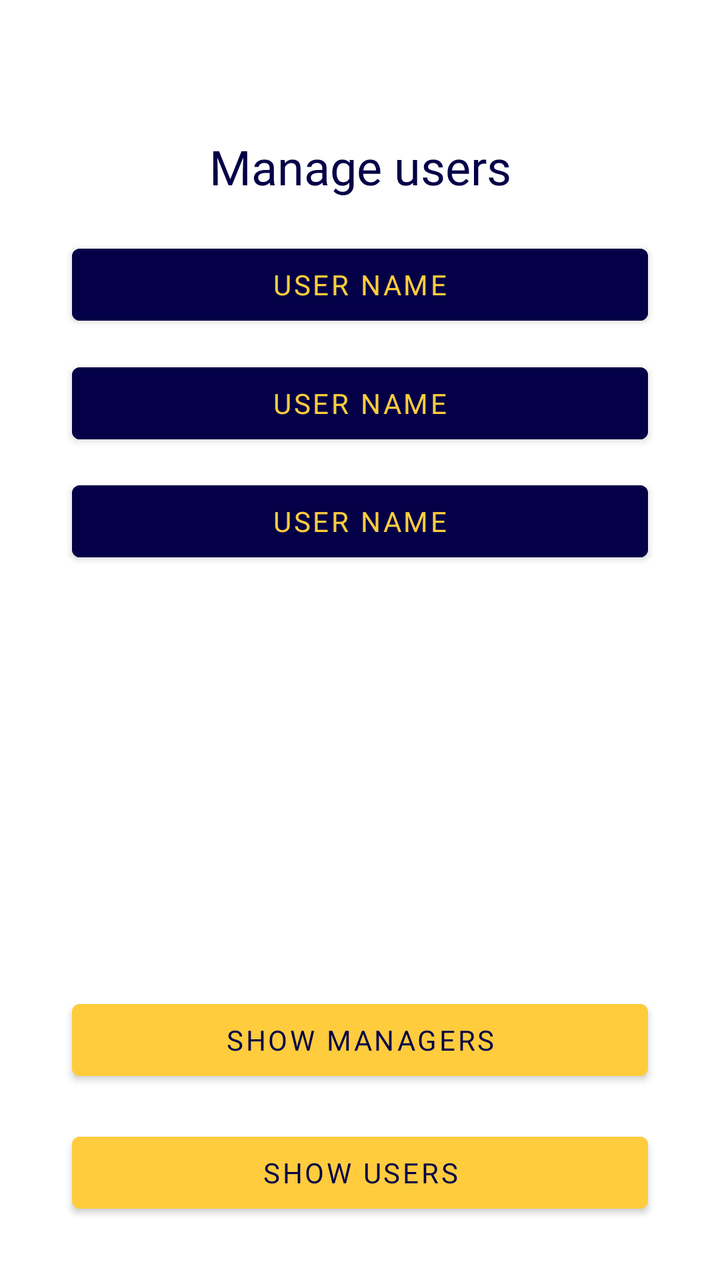
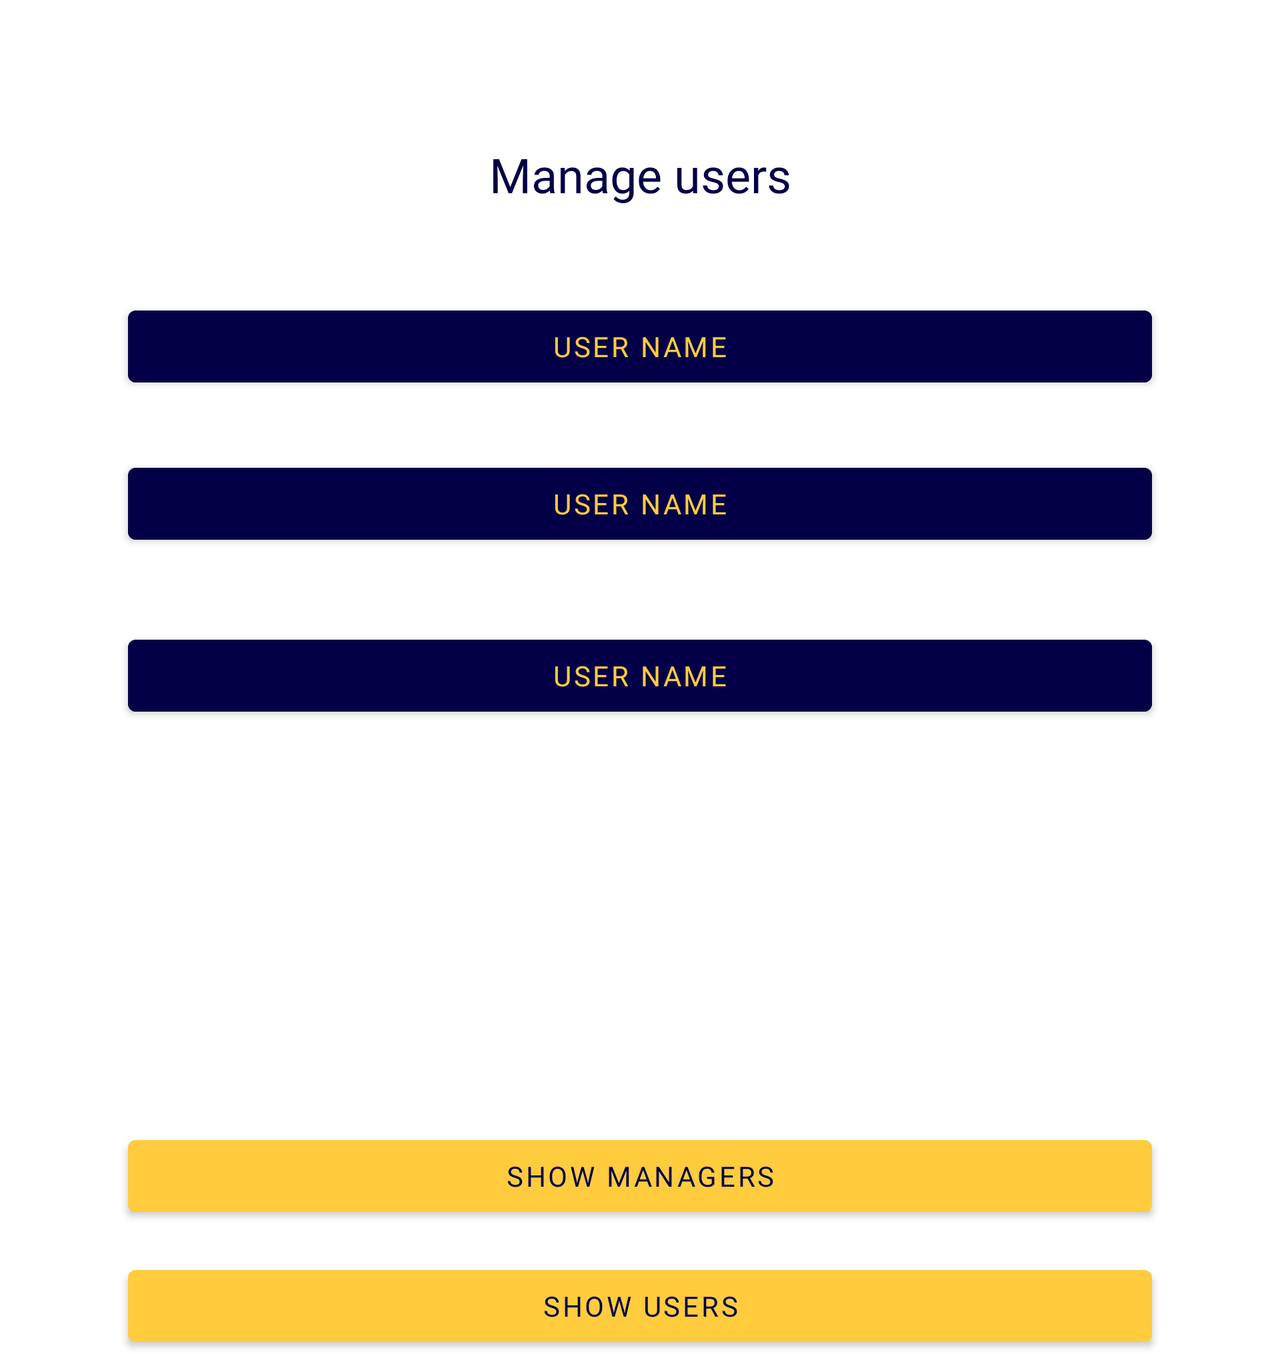

Two renders of one Android screen. The first uses the default layout on a phone; the second uses the alternative layout the repository ships for a different screen configuration, on a matching device. The two XML files are below.
<!-- AndroidManifest.xml: application theme Theme.MyApplication -->
<!-- res/layout/edit_users_admin.xml -->
<?xml version="1.0" encoding="utf-8"?>
<androidx.constraintlayout.widget.ConstraintLayout xmlns:android="http://schemas.android.com/apk/res/android"
    xmlns:app="http://schemas.android.com/apk/res-auto"
    xmlns:tools="http://schemas.android.com/tools"
    android:layout_width="match_parent"
    android:layout_height="match_parent"
    tools:context=".MainActivity_user">


    <TextView
        android:id="@+id/textView2"
        android:layout_width="0dp"
        android:layout_height="wrap_content"
        app:layout_constraintHorizontal_bias="0.5"
        app:layout_constraintVertical_bias="0.11"
        app:layout_constraintWidth_percent="0.8"
        android:fontFamily="@font/roboto_black"
        android:gravity="center"
        android:text="Manage users"
        android:textColor="#030047"
        app:layout_constraintBottom_toBottomOf="parent"
        app:layout_constraintEnd_toEndOf="parent"
        app:layout_constraintStart_toStartOf="parent"
        app:layout_constraintTop_toTopOf="parent"
        tools:textSize="24sp" />

    <Button
        android:id="@+id/button3"
        android:layout_width="0dp"
        android:layout_height="wrap_content"
        android:backgroundTint="@color/my_blue"
        android:fontFamily="@font/poppins"
        android:text="User name"
        android:textColor="@color/my_yellow"
        app:layout_constraintBottom_toBottomOf="parent"
        app:layout_constraintEnd_toEndOf="parent"
        app:layout_constraintHorizontal_bias="0.5"
        app:layout_constraintStart_toStartOf="parent"
        app:layout_constraintTop_toTopOf="parent"
        app:layout_constraintVertical_bias="0.2"
        app:layout_constraintWidth_percent="0.8" />
    <Button
        android:id="@+id/button4"
        android:layout_width="0dp"
        android:layout_height="wrap_content"
        android:backgroundTint="@color/my_blue"
        android:fontFamily="@font/poppins"
        android:text="User name"
        android:textColor="@color/my_yellow"
        app:layout_constraintBottom_toBottomOf="parent"
        app:layout_constraintEnd_toEndOf="parent"
        app:layout_constraintHorizontal_bias="0.5"
        app:layout_constraintStart_toStartOf="parent"
        app:layout_constraintTop_toTopOf="parent"
        app:layout_constraintVertical_bias="0.3"
        app:layout_constraintWidth_percent="0.8" />
    <Button
        android:id="@+id/button5"
        android:layout_width="0dp"
        android:layout_height="wrap_content"
        android:backgroundTint="@color/my_blue"
        android:fontFamily="@font/poppins"
        android:text="User name"
        android:textColor="@color/my_yellow"
        app:layout_constraintBottom_toBottomOf="parent"
        app:layout_constraintEnd_toEndOf="parent"
        app:layout_constraintHorizontal_bias="0.5"
        app:layout_constraintStart_toStartOf="parent"
        app:layout_constraintTop_toTopOf="parent"
        app:layout_constraintVertical_bias="0.4"
        app:layout_constraintWidth_percent="0.8" />

    <Button
        android:id="@+id/buttonuser"
        android:layout_width="0dp"
        android:layout_height="wrap_content"
        app:layout_constraintHorizontal_bias="0.5"
        app:layout_constraintVertical_bias="0.95"
        app:layout_constraintWidth_percent="0.8"
        android:backgroundTint="#FFCC3E"
        android:fontFamily="@font/poppins"
        android:text="show users"
        android:textColor="#030047"
        app:layout_constraintBottom_toBottomOf="parent"
        app:layout_constraintEnd_toEndOf="parent"
        app:layout_constraintStart_toStartOf="parent"
        app:layout_constraintTop_toTopOf="parent" />

    <Button
        android:id="@+id/buttonmanager"
        android:layout_width="0dp"
        android:layout_height="wrap_content"
        android:backgroundTint="#FFCC3E"
        android:fontFamily="@font/poppins"
        android:text="show managers"
        android:textColor="#030047"
        app:layout_constraintBottom_toBottomOf="parent"
        app:layout_constraintEnd_toEndOf="parent"
        app:layout_constraintStart_toStartOf="parent"
        app:layout_constraintTop_toTopOf="parent"
        app:layout_constraintVertical_bias="0.838"
        app:layout_constraintWidth_percent="0.8" />

</androidx.constraintlayout.widget.ConstraintLayout>
<!-- resources referenced by this layout -->
<resources>
  <color name="my_blue">#030047</color>
  <color name="my_yellow">#FFCC3E</color>
  <style name="Theme.MyApplication" parent="Theme.MaterialComponents.DayNight.DarkActionBar">
          
          <item name="colorPrimary">@color/purple_500</item>
          <item name="colorPrimaryVariant">@color/purple_700</item>
          <item name="colorOnPrimary">@color/white</item>
          
          <item name="colorSecondary">@color/teal_200</item>
          <item name="colorSecondaryVariant">@color/teal_700</item>
          <item name="colorOnSecondary">@color/black</item>
          
          <item name="android:statusBarColor">?attr/colorPrimaryVariant</item>
          
      </style>
  <color name="purple_500">#FF6200EE</color>
  <color name="purple_700">#FF3700B3</color>
  <color name="white">#FFFFFFFF</color>
  <color name="teal_200">#FF03DAC5</color>
  <color name="teal_700">#FF018786</color>
  <color name="black">#FF000000</color>
</resources>
<!-- res/layout-land/edit_users_admin.xml (the repository's variant of the layout above) -->
<!-- drawn on the phone turned sideways -->
<?xml version="1.0" encoding="utf-8"?>
<ScrollView xmlns:android="http://schemas.android.com/apk/res/android"
    android:layout_width="match_parent"
    android:layout_height="match_parent">

    <androidx.constraintlayout.widget.ConstraintLayout
        android:layout_width="match_parent"
        android:layout_height="wrap_content"
        xmlns:app="http://schemas.android.com/apk/res-auto"
        xmlns:tools="http://schemas.android.com/tools"
        tools:context=".ui.test.TestFragment">



    <TextView
        android:id="@+id/textView2"
        android:layout_width="0dp"
        android:layout_height="wrap_content"
        android:fontFamily="@font/roboto_black"
        android:gravity="center"
        android:text="Manage users"
        android:textColor="#030047"
        app:layout_constraintBottom_toBottomOf="parent"
        app:layout_constraintEnd_toEndOf="parent"
        app:layout_constraintHorizontal_bias="0.5"
        app:layout_constraintStart_toStartOf="parent"
        app:layout_constraintTop_toTopOf="parent"
        app:layout_constraintVertical_bias="0.11"
        app:layout_constraintWidth_percent="0.8"
        tools:textSize="24sp" />

    <Button
        android:id="@+id/button3"
        android:layout_width="0dp"
        android:layout_height="wrap_content"
        android:layout_marginTop="28dp"
        android:backgroundTint="@color/my_blue"
        android:fontFamily="@font/poppins"
        android:text="User name"
        android:textColor="@color/my_yellow"
        app:layout_constraintBottom_toBottomOf="parent"
        app:layout_constraintEnd_toEndOf="parent"
        app:layout_constraintStart_toStartOf="parent"
        app:layout_constraintTop_toBottomOf="@+id/textView2"
        app:layout_constraintVertical_bias="0.036"
        app:layout_constraintWidth_percent="0.8" />

    <Button
        android:id="@+id/button4"
        android:layout_width="0dp"
        android:layout_height="wrap_content"
        android:backgroundTint="@color/my_blue"
        android:fontFamily="@font/poppins"
        android:text="User name"
        android:textColor="@color/my_yellow"
        app:layout_constraintBottom_toBottomOf="parent"
        app:layout_constraintEnd_toEndOf="parent"
        app:layout_constraintStart_toStartOf="parent"
        app:layout_constraintTop_toBottomOf="@+id/button3"
        app:layout_constraintVertical_bias="0.071"
        app:layout_constraintWidth_percent="0.8" />

    <Button
        android:id="@+id/button5"
        android:layout_width="0dp"
        android:layout_height="wrap_content"
        android:backgroundTint="@color/my_blue"
        android:fontFamily="@font/poppins"
        android:text="User name"
        android:textColor="@color/my_yellow"
        app:layout_constraintBottom_toBottomOf="parent"
        app:layout_constraintEnd_toEndOf="parent"
        app:layout_constraintStart_toStartOf="parent"
        app:layout_constraintTop_toBottomOf="@+id/button4"
        app:layout_constraintVertical_bias="0.108"
        app:layout_constraintWidth_percent="0.8" />

    <Button
        android:id="@+id/buttonuser"
        android:layout_width="0dp"
        android:layout_height="wrap_content"
        android:layout_marginTop="17dp"
        android:backgroundTint="#FFCC3E"
        android:fontFamily="@font/poppins"
        android:text="show users"
        android:textColor="#030047"
        app:layout_constraintBottom_toBottomOf="parent"
        app:layout_constraintEnd_toEndOf="parent"
        app:layout_constraintStart_toStartOf="parent"
        app:layout_constraintTop_toBottomOf="@+id/buttonmanager"
        app:layout_constraintVertical_bias="0.529"
        app:layout_constraintWidth_percent="0.8" />

    <Button
        android:id="@+id/buttonmanager"
        android:layout_width="0dp"
        android:layout_height="wrap_content"
        android:layout_marginTop="243dp"
        android:backgroundTint="#FFCC3E"
        android:fontFamily="@font/poppins"
        android:text="show managers"
        android:textColor="#030047"
        app:layout_constraintBottom_toBottomOf="parent"
        app:layout_constraintEnd_toEndOf="parent"
        app:layout_constraintStart_toStartOf="parent"
        app:layout_constraintTop_toTopOf="@+id/button5"
        app:layout_constraintVertical_bias="0.1"
        app:layout_constraintWidth_percent="0.8" />

</androidx.constraintlayout.widget.ConstraintLayout>
    </ScrollView>
